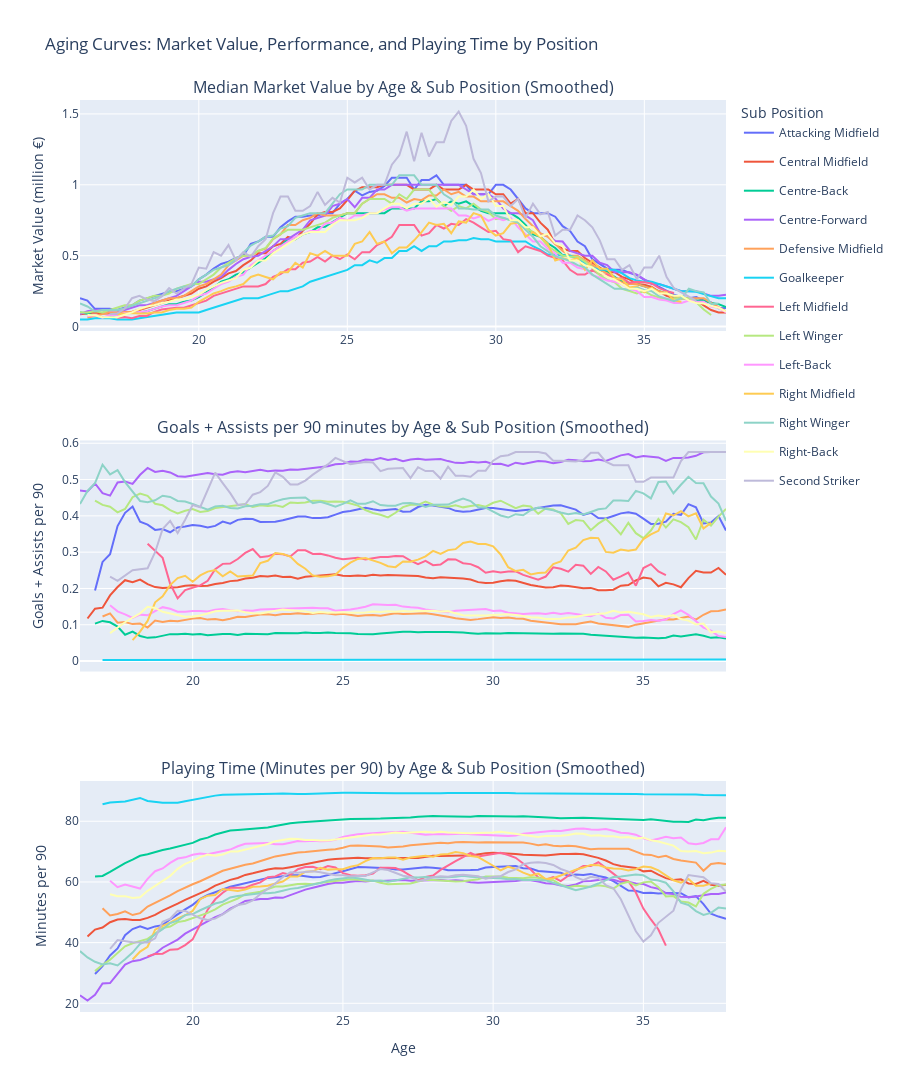

Notebook source saved alongside this figure:
### Markdown cell above
## 6. Visualize Aging Curves

### Code cell
import plotly.express as px
from plotly.subplots import make_subplots
import plotly.graph_objects as go

# 創建包含三個子圖的視覺化
fig = make_subplots(
    rows=3, cols=1,
    subplot_titles=(
        "Median Market Value by Age & Sub Position (Smoothed)",
        "Goals + Assists per 90 minutes by Age & Sub Position (Smoothed)",
        "Playing Time (Minutes per 90) by Age & Sub Position (Smoothed)"
    ),
    vertical_spacing=0.12,
    specs=[[{"type": "scatter"}], [{"type": "scatter"}], [{"type": "scatter"}]]
)

# 獲取所有位置的唯一值
all_positions = set()
all_positions.update(valuation_curve["sub_position"].unique())
all_positions.update(perf_ga_curve["sub_position"].unique())
all_positions.update(perf_min_curve["sub_position"].unique())
all_positions = sorted(list(all_positions))

# 為每個位置分配顏色
colors = px.colors.qualitative.Plotly + px.colors.qualitative.Set3
color_map = dict(zip(all_positions, colors[:len(all_positions)]))

# 第一個圖：Market Value
for position in valuation_curve["sub_position"].unique():
    data = valuation_curve[valuation_curve["sub_position"] == position]
    fig.add_trace(
        go.Scatter(
            x=data["age"],
            y=data["expected_value_million"],
            name=position,
            mode="lines",
            line=dict(color=color_map[position]),
            legendgroup=position,
            showlegend=True
        ),
        row=1, col=1
    )

# 第二個圖：Goals + Assists per 90
for position in perf_ga_curve["sub_position"].unique():
    data = perf_ga_curve[perf_ga_curve["sub_position"] == position]
    fig.add_trace(
        go.Scatter(
            x=data["age"],
            y=data["expected_ga_per_90"],
            name=position,
            mode="lines",
            line=dict(color=color_map[position]),
            legendgroup=position,
            showlegend=False
        ),
        row=2, col=1
    )

# 第三個圖：Minutes per 90
for position in perf_min_curve["sub_position"].unique():
    data = perf_min_curve[perf_min_curve["sub_position"] == position]
    fig.add_trace(
        go.Scatter(
            x=data["age"],
            y=data["expected_minutes_per_90"],
            name=position,
            mode="lines",
            line=dict(color=color_map[position]),
            legendgroup=position,
            showlegend=False
        ),
        row=3, col=1
    )

# 更新軸標籤
fig.update_xaxes(title_text="Age", row=3, col=1)
fig.update_yaxes(title_text="Market Value (million €)", row=1, col=1)
fig.update_yaxes(title_text="Goals + Assists per 90", row=2, col=1)
fig.update_yaxes(title_text="Minutes per 90", row=3, col=1)

# 更新整體布局
fig.update_layout(
    height=1200,
    title_text="Aging Curves: Market Value, Performance, and Playing Time by Position",
    legend_title_text="Sub Position",
    showlegend=True,
    hovermode="x unified"
)

fig.show()
